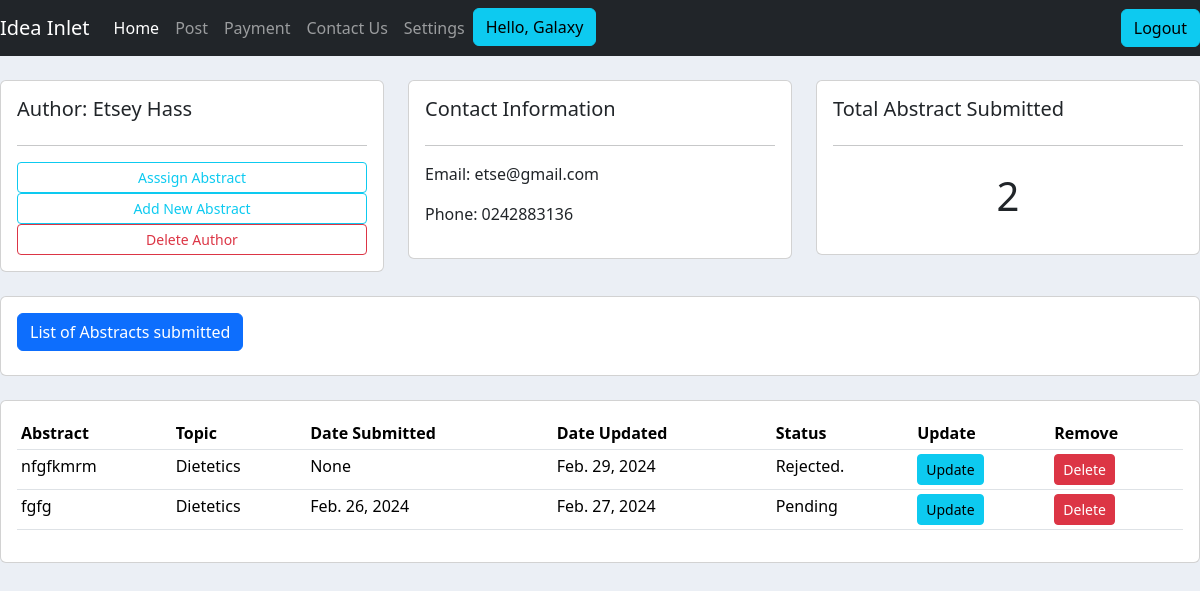
Page /author/1/ (signed in) on the committed database.
### abstract/models.py (models this page shows, shortened)
class Author(models.Model):
    TITLE = (
        ("Mr.", "Mr."),
        ("Mrs", "Mrs."),
        ("Dr.", "Dr."),
        ("Prof.", "Prof."),
    )
    GENDER = (
       ("Male", "Male"),
        ("Female", "Female"),
        ("Other", "Other"),
    )
    user = models.OneToOneField(User, null=True, on_delete=models.CASCADE)
    title = models.CharField(max_length=50, choices=TITLE)
    first_name = models.CharField(max_length=200, null=True)
    last_name = models.CharField(max_length=200, null=True)
    gender = models.CharField(max_length=50, choices=GENDER)
    phone = models.CharField(max_length=200, null=True)
    email = models.EmailField(max_length=200, null=True)
    profession = models.CharField(max_length=200, null=True)
    organization = models.CharField(max_length=200, null=True)
    address = models.CharField(max_length=300, null=True)
    bio = models.TextField(max_length=600, null=True, blank=True)
    date_created = models.DateTimeField(auto_now_add=True, null=True)

class Abstract(models.Model):
    STATUS = (
        ("Pending", "Pending"),
        ("Under Review", "Under Review"),
        ("Accepted", "Accepted"),
        ("Rejected.", "Rejected"),
    )
    title = models.CharField(max_length=200, null=True)
    abstract_body = models.TextField(max_length=600, null=True)
    keywords = models.CharField(max_length=300, null=True)
    author_name = models.CharField(max_length=200, null=True)
    author_email = models.EmailField(max_length=200, null=True)
    author_affiliation = models.CharField(max_length=200, null=True)
    presenter_name = models.CharField(max_length=200, null=True)
    presenter_email = models.EmailField(max_length=200, null=True)
    date_created = models.DateField(auto_now_add=True, null=True)
    date_updated = models.DateField(auto_now=True, null=True)
    upload = models.FileField(upload_to="uploads/%Y/%m/%d/", blank=True)
    status = models.CharField(max_length=50, choices=STATUS, default='Pending', blank=True)
    topics = models.ManyToManyField(Topic)
    presentation_preference = models.ManyToManyField(Presentation_type)
    event = models.ForeignKey(Event, null=True, on_delete=models.SET_NULL)
    author = models.ForeignKey(Author, null=True, on_delete=models.SET_NULL, blank=True)
    editors = models.ManyToManyField(Group, related_name='assigned_abstracts', blank=True)

class Topic(models.Model):
    topics = models.CharField(max_length=1000, null=True)

### abstract/decorators.py (the view)
        def wrapper_func(request, *args, **kwargs):
            group = None
            if request.user.groups.exists():
                group = request.user.groups.all()[0].name
            if group in allowed_roles:
                return  view_func(request, *args, **kwargs)
            else:
                return render(request, 'abstract/authorize.html')

### abstract/templates/abstract/author.html
{% extends 'abstract/main.html' %}
{% block content %}
<br>
<div class="row">
    <div class="col-md">
        <div class="card card-body">
            <h5>Author: {{author.first_name}} {{author.last_name}}</h5>
            <hr>
            <a class="btn btn-outline-info  btn-sm btn-block" href="{% url 'assign_abstract' %}">Asssign Abstract</a>
            <a class="btn btn-outline-info  btn-sm btn-block" href="{% url 'create_abstract' author.id %}">Add New Abstract</a>
            <a class="btn btn-outline-danger  btn-sm btn-block" href="">Delete Author</a>
        </div>
    </div>
    <div class="col-md">
        <div class="card card-body">
            <h5>Contact Information</h5>
            <hr>
            <p>Email: {{author.email}}</p>
            <p>Phone: {{author.phone}}</p>
        </div>
    </div>
    <div class="col-md">
        <div class="card card-body">
            <h5>Total Abstract Submitted</h5>
            <hr>
            <h1 style="text-align: center;padding: 10px">{{abstract_count}}</h1>
        </div>
    </div>
</div>
<br>
<div class="row">
    <div class="col">
        <div class="card card-body">
            <form method="get">
            <h2 class="btn btn-primary"> List of Abstracts submitted </h2>
          </form>
        </div>
    </div>
</div>
<br>
<div class="row">
    <div class="col-md">
        <div class="card card-body">
            <table class="table table-sm">
                <tr>
                    <th>Abstract</th>
                    <th>Topic</th>
                    <th>Date Submitted</th>
                    <th>Date Updated</th>
                    <th>Status</th>
                    <th>Update</th>
                    <th>Remove</th>
                </tr>
                {% for abstract in abstract_info %}
                    <tr>
                        <td>{{ abstract.title }}</td>
                        {% for topic in abstract.topics %}
                            <td>{{ topic }}</td>
                            {% endfor %}
                        <td>{{ abstract.date_created }}</td>
                        <td>{{ abstract.date_updated }}</td>
                        <td>{{ abstract.status }}</td>
                        <td><a class= "btn btn-sm btn-info" href="{% url 'update_abstract' abstract.id %}"> Update </a></td>
					    <td><a class= "btn btn-sm btn-danger" href="{% url 'delete_abstract' abstract.id %}"> Delete </a></td>
                    </tr>
				{% endfor %}
            </table>
        </div>
    </div>
</div>
{% endblock %}

### abstract/templates/abstract/navbar.html (shortened to what this page needs)
{% load static %}
<nav class="navbar navbar-expand-lg navbar-dark bg-dark">
  <a class="navbar-brand" href="{% url 'home' %}">Idea Inlet</a>
  <div class="collapse navbar-collapse" id="navbarNavAltMarkup">
    <ul class="navbar-nav">
        <a class="nav-item nav-link active" href="{% url 'home' %}">Home</a>
        <a class="nav-item nav-link" href="#">Post</a>
        <a class="nav-item nav-link" href="{% url 'place-order' %}">Payment</a>
        <a class="nav-item nav-link" href="{% url 'contact' %}">Contact Us</a>
      {% if not user.is_authenticated %}
        <a class="nav-item nav-link" href="{% url 'register' %}">Register</a>
        <a class="nav-item nav-link" href="{% url 'login' %}">Login</a>
      {% else %}
        {% if request.user.author %}
        <a class="nav-link" href="{% url 'account' %}">Settings</a>
        <span><a class="btn btn-info" href="{% url 'user' %}">Hello, {{request.user}} </a>
        </span>
        {% endif %}
      </ul>
    </div>
    <span><a class="btn btn-info" href="{% url 'logout' %}"> Logout</a>
      </span>
    {% endif %}
</nav>

### abstract/static/css/main.css (style rules this page uses)
body { background-color: #ebeff5; }

### rows in the picture
Author: first_name "Etsey", last_name "Hass", email "etse@gmail.com", phone "0242883136"
Abstract: title "nfgfkmrm", date_updated "Feb. 29, 2024", status "Rejected."
Topic: topics "Dietetics" "Dietetics"
Abstract: title "fgfg", date_created "Feb. 26, 2024", date_updated "Feb. 27, 2024", status "Pending"

### other values in the picture
{{ request.user }} "Galaxy"
{{ abstract_count }} "2"
{{ abstract.date_created }} "None"
